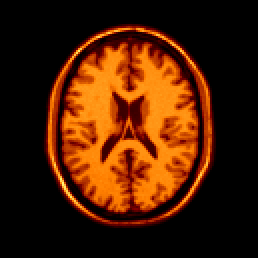
#> input picture brain.bmp, 129 x 129 px, found by its file name (shown 2 times larger)
$ python heatfilter.py
#> lines starting #> are read from the running program, lines starting #| are printed output that depends on the picture
import numpy as np
import matplotlib.pyplot as plt
from PIL import Image
from scipy.ndimage import convolve
import sys

def add_gaussian_noise(image, variance):
    """
    Add Gaussian noise to an image.
    :param image: Input image as numpy array (float)
    :param variance: Noise variance
    :return: Noisy image as numpy array (float)
    """
    noise = np.random.normal(0, np.sqrt(variance), image.shape)
    noisy_image = image + noise
    return np.clip(noisy_image, 0, 255)

def denoise_diffusion(image, iterations=30, dt=0.2):
    """
    Perform diffusion-based denoising using discrete Laplacian convolution.
    :param image: Input image as numpy array (float64)
    :param iterations: Number of iterations
    :param dt: Time step size
    :return: Denoised image as numpy array (float64)
    """
    J = image.copy()

    # 4-neighbor Laplacian kernel (N,S,E,W neighbors)
    laplacian_kernel = np.array([[0, 1, 0],
                                 [1,-4, 1],
                                 [0, 1, 0]])

    for _ in range(iterations):
        laplacian = convolve(J, laplacian_kernel, mode='nearest')
        J = J + dt * laplacian
        # Clip to maintain valid range during iterations
        J = np.clip(J, 0, 255)

    return J

def main():

    image_path = 'C:Downloads/brain.bmp'
    try:
        img = Image.open(image_path).convert('L')
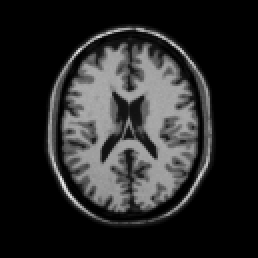
#> img: PIL image 129x129 L (shown 2 times larger); min 0, max 236, mean 39.4
    except FileNotFoundError:
        print(f"Error: Image file '{image_path}' not found. Please check the path and filename.")
        sys.exit(1)

    I = np.array(img, dtype=np.float64)

    plt.figure(1)
    plt.title('Original Image')
    plt.imshow(I.astype(np.uint8), cmap='gray')
    plt.axis('off')

    # Add Gaussian noise with variance 0.1
    noisy = add_gaussian_noise(I, variance=0.1)

    plt.figure(2)
    plt.title('Noisy Image')
    plt.imshow(noisy.astype(np.uint8), cmap='gray')
    plt.axis('off')

    # Denoise by iterative diffusion smoothing
    denoised = denoise_diffusion(noisy, iterations=30, dt=0.2)
#> the loop in denoise_diffusion, `for _ in range(iterations):` made 30 passes
#> pass 1, in denoise_diffusion, `laplacian = convolve(J, laplacian_kernel, mode='nearest')`:
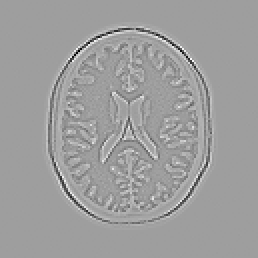
#> laplacian: shape (129, 129) float64 (shown 2 times larger); min -393.1, max 239.6, mean 0; drawn with min black and max white
#> pass 1, in denoise_diffusion, `J = J + dt * laplacian`:
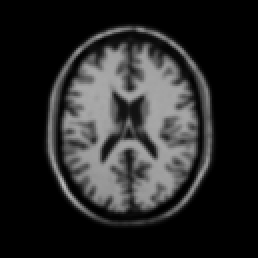
#> J: shape (129, 129) float64 (shown 2 times larger); min 0, max 185.4, mean 39.5
#> pass 2, in denoise_diffusion, `laplacian = convolve(J, laplacian_kernel, mode='nearest')`:
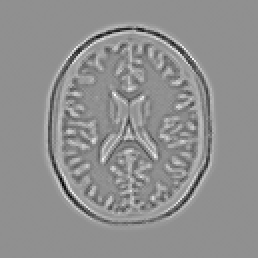
#> laplacian: shape (129, 129) float64 (shown 2 times larger); min -144.5, max 111, mean 0; drawn with min black and max white
#> after the loop in denoise_diffusion, `for _ in range(iterations):`:
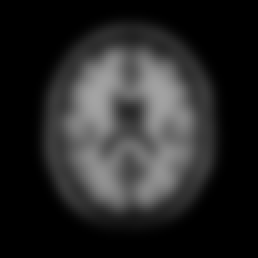
#> J: shape (129, 129) float64 (shown 2 times larger); min 0.0697, max 164.2, mean 39.5

    plt.figure(3)
    plt.title('Denoised Image After Diffusion')
    plt.imshow(denoised.astype(np.uint8), cmap='gray')
    plt.axis('off')

    plt.show()
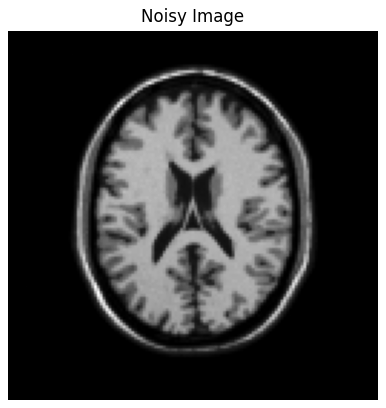
#> figure drawn by matplotlib, 1 panel
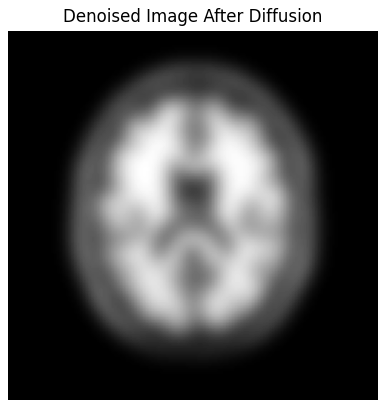
#> figure drawn by matplotlib, 1 panel

if __name__ == '__main__':
    main()

$ run again, with scan.bmp copied over brain.bmp
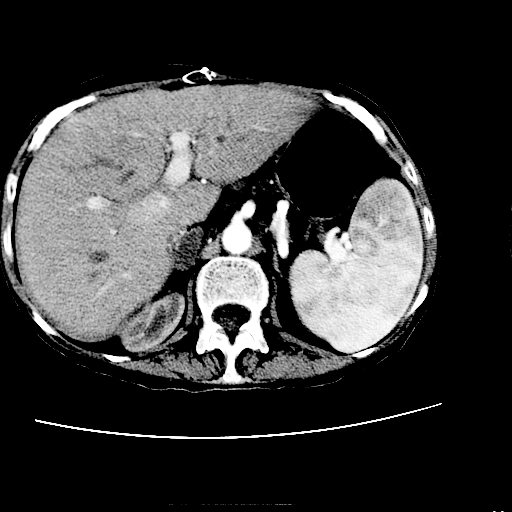
#> input picture scan.bmp, 512 x 512 px, found by its file name
#> the loop in denoise_diffusion, `for _ in range(iterations):` made 30 passes
#> pass 1, in denoise_diffusion, `laplacian = convolve(J, laplacian_kernel, mode='nearest')`:
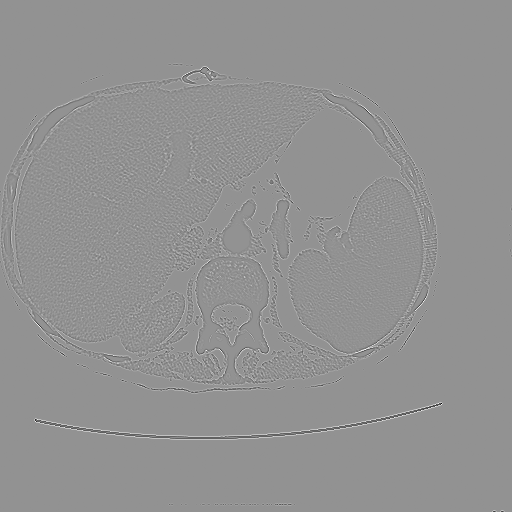
#> laplacian: shape (512, 512) float64; min -763.9, max 566.5, mean 0; drawn with min black and max white
#> in main, `plt.show()`:
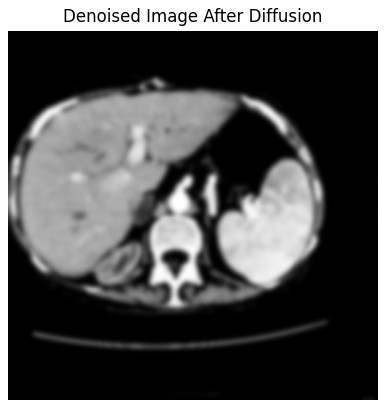
#> figure drawn by matplotlib, 1 panel

$ run again, with WhatsApp Image 2025-06-16 at 12.37.52.jpeg saved as brain.bmp
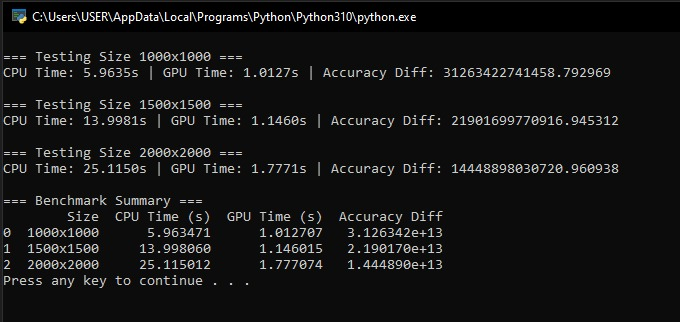
#> input picture WhatsApp Image 2025-06-16 at 12.37.52.jpeg, 680 x 322 px, found by its file name
#> after the loop in denoise_diffusion, `for _ in range(iterations):`:
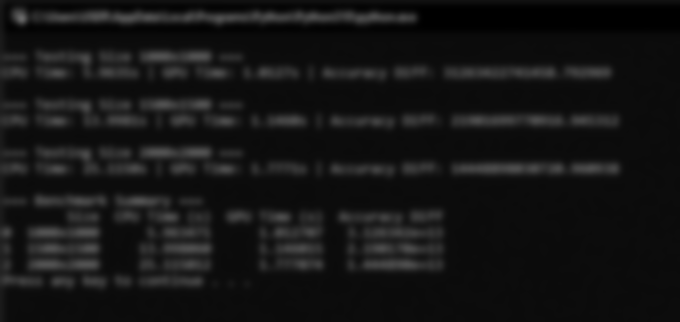
#> J: shape (322, 680) float64; min 0.0858, max 105, mean 21.3
#> in main, `plt.show()`:
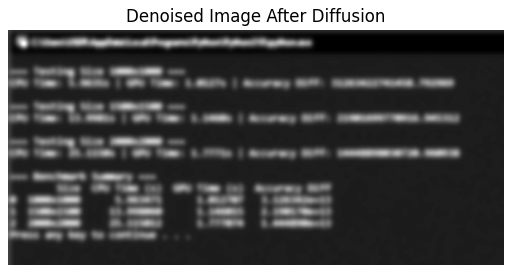
#> figure drawn by matplotlib, 1 panel
